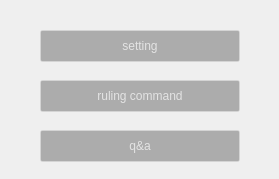
       <widget class="QWidget" name="teg_area_container_3">
        <property name="geometry">
         <rect>
          <x>0</x>
          <y>0</y>
          <width>279</width>
          <height>179</height>
         </rect>
        </property>
        <widget class="QPushButton" name="setting_button_min">
         <property name="geometry">
          <rect>
           <x>40</x>
           <y>30</y>
           <width>200</width>
           <height>32</height>
          </rect>
         </property>
         <property name="styleSheet">
          <string notr="true">border-radius: 2px;
font: 12pt &quot;MS Shell Dlg 2&quot;;
color: rgba(255, 255, 255, 0.67);

background: rgba(23, 23, 23, 0.31);
border: 1px solid rgba(233, 233, 233, 0.22);
box-sizing: border-box;
box-shadow: 2px 4px 4px rgba(0, 0, 0, 0.25);</string>
         </property>
         <property name="text">
          <string>setting</string>
         </property>
        </widget>
        <widget class="QPushButton" name="rule_button_min">
         <property name="geometry">
          <rect>
           <x>40</x>
           <y>80</y>
           <width>200</width>
           <height>32</height>
          </rect>
         </property>
         <property name="styleSheet">
          <string notr="true">border-radius: 2px;
font: 12pt &quot;MS Shell Dlg 2&quot;;
color: rgba(255, 255, 255, 0.67);

background: rgba(23, 23, 23, 0.31);
border: 1px solid rgba(233, 233, 233, 0.22);
box-sizing: border-box;
box-shadow: 2px 4px 4px rgba(0, 0, 0, 0.25);</string>
         </property>
         <property name="text">
          <string>ruling command</string>
         </property>
        </widget>
        <widget class="QPushButton" name="q_a_button_min">
         <property name="geometry">
          <rect>
           <x>40</x>
           <y>130</y>
           <width>200</width>
           <height>32</height>
          </rect>
         </property>
         <property name="styleSheet">
          <string notr="true">border-radius: 2px;
font: 12pt &quot;MS Shell Dlg 2&quot;;
color: rgba(255, 255, 255, 0.67);

background: rgba(23, 23, 23, 0.31);
border: 1px solid rgba(233, 233, 233, 0.22);
box-sizing: border-box;
box-shadow: 2px 4px 4px rgba(0, 0, 0, 0.25);</string>
         </property>
         <property name="text">
          <string>q&amp;&amp;a</string>
         </property>
        </widget>
       </widget>
